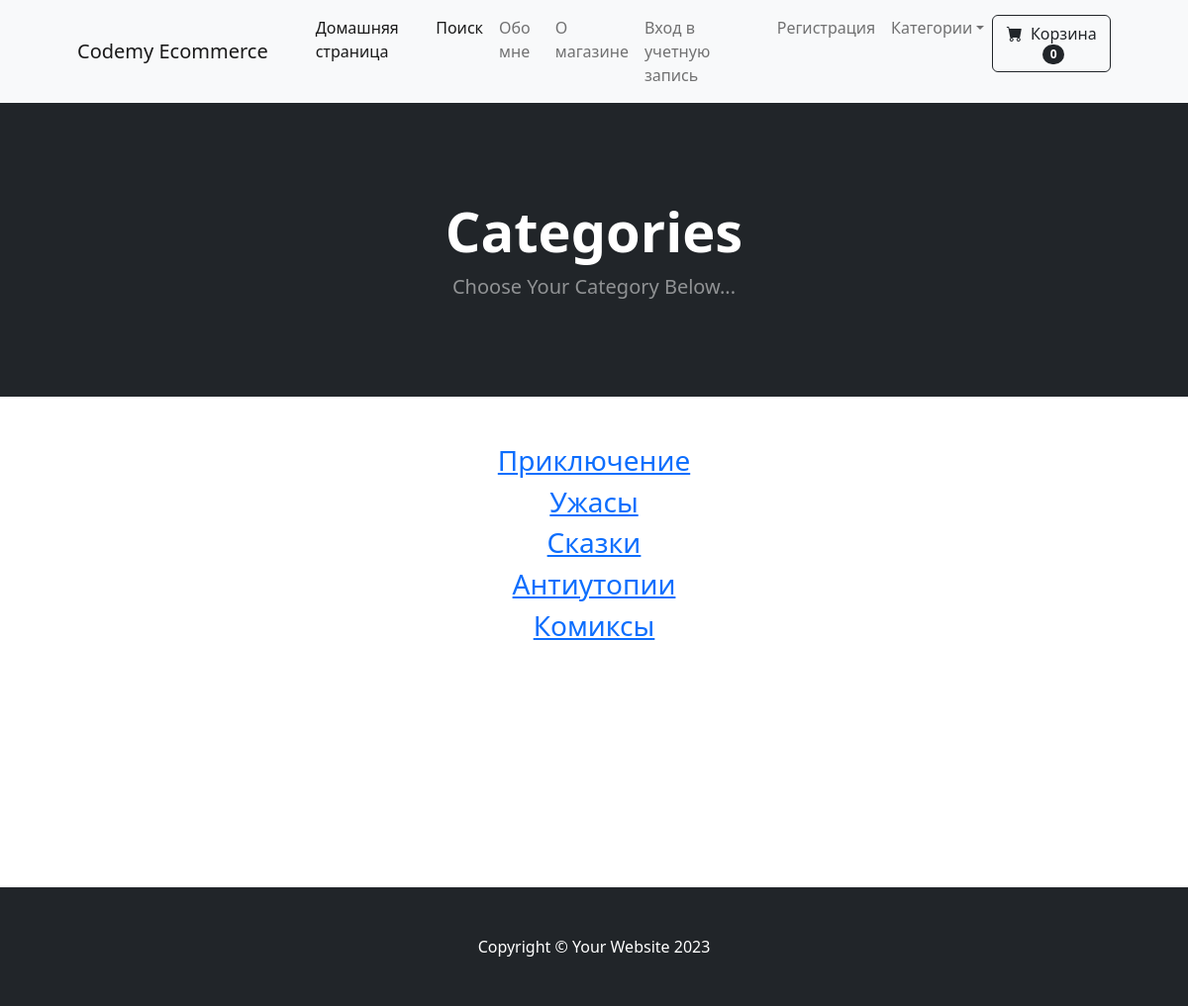
The app's page /category_summary/ with its own data.
### store/models.py (models this page shows)
class Category(models.Model):
    name = models.CharField(max_length=50)
    def __str__(self):
        return self.name
    class Meta:
        verbose_name_plural = 'categories'

### store/views.py (the view)
# urls.py: path('category_summary/', views.category_summary, name='category_summary'),
def category_summary(request):
    categories = Category.objects.all()
    return render(request, 'category_summary.html', {'categories': categories})

### cart/cart.py (called while the page is built)
    def __len__(self):
        return len(self.cart)

### cart/context_processors.py (called while the page is built)
def cart(request):
    return {'cart': Cart(request)}

### store/templates/category_summary.html
{% extends 'base.html' %}
{% block content %}
        <header class="bg-dark py-5">
            <div class="container px-4 px-lg-5 my-5">
                <div class="text-center text-white">
                    <h1 class="display-4 fw-bolder">Categories</h1>
                    <p class="lead fw-normal text-white-50 mb-0">Choose Your Category Below...</p>
                </div>
            </div>
        </header>
        <div class="container">
            <div class="row">
                <center>
                    <div class="col-8">
                        <br/><br/>
                        {% for category in categories %}
                        <h3><a href="{% url 'category' category  %}">{{ category }}</a></h3>
                        {% endfor %}
                        <br/><br/><br/><br/><br/><br/><br/><br/><br/><br/>
                    </div>
                </center>
            </div>
        </div>
{% endblock %}

### records on screen
Category: name "Приключение"
Category: name "Ужасы"
Category: name "Сказки"
Category: name "Антиутопии"
Category: name "Комиксы"

### other values on screen
{{ cart|length }} "0"
